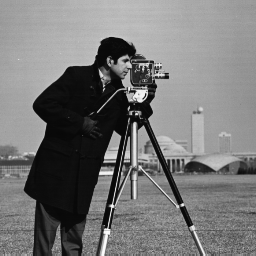
%> input picture Assignment 1/Lisa/Task_10/Cameraman.tiff, 256 x 256 px, given in place of cameraman.tif, which was not available
$ octave script10.m   (GNU Octave 9; MATLAB toolbox functions it lacks are replaced by stand-ins)
%> lines starting %> are read from the running program, lines starting %| are printed output that depends on the picture; in (x1, y1, x2, y2) boxes, pixels count from 0 and x2, y2 are one past the last pixel; in counts of white or black regions, pixels touching at a corner belong together; the program's own positions count from 1; pictures that were not available may be replaced by others from this repository, and a replacement may not be noted
I = imread('cameraman.tif');
%> I is the input picture: size 256x256 uint8; min 7, max 253, mean 118.7
imshow(I);
close
BW1 = edge(I,'Canny');
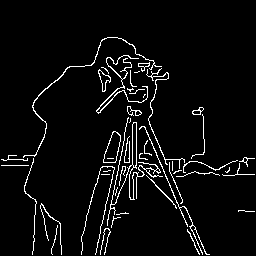
%> BW1: size 256x256 logical; 4.7% white in thin lines or dots, all inside (x1, y1, x2, y2) = (1, 37, 255, 255)
imshow(BW1);
close
[H,T,R] = hough(BW1);
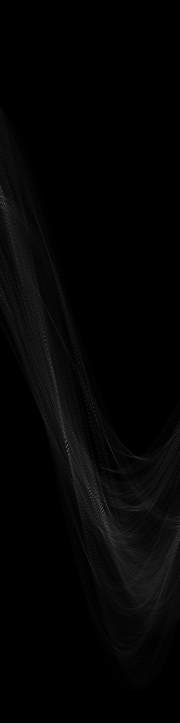
%> H: size 723x180 double; min 0, max 107, mean 4.3
%> T = 180 values from -90 to 89; R = 723 values from -361 to 361

t = (graythresh(H) * max(max(H)));
%> t = 53.29

for r_idx = 1:length(H)
    for c_idx = 1:length(H(1,:))
        if H(r_idx, c_idx) < t
            H(r_idx, c_idx) = 0;
        end
    end
end

imshow(imadjust(H),'XData',T,'YData',R,...
      'InitialMagnification', 'fit');
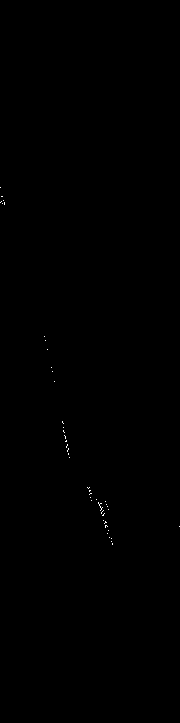
%> displayed picture: size 723x180, on the screen's scale of 0 to 255; 0.07% white in thin lines or dots, all inside (x1, y1, x2, y2) = (0, 187, 180, 545)
title('Hough transform of gantrycrane.png');
xlabel('\theta'), ylabel('\rho');
close

peaks = houghpeaks(H, 156); % is already sorted
%> peaks = 20 rows, first 12: [446 68; 508 103; 341 46; 498 91; 204 5; 433 65; 455 69; 489 89; 524 105; 197 2; 507 108; 422 63]
P_5 = peaks(1:5,:);
%> P_5 = [446 68; 508 103; 341 46; 498 91; 204 5]


imshow(H,[],'XData',T,'YData',R,'InitialMagnification','fit');
xlabel('\theta'), ylabel('\rho');
axis on, axis normal, hold on;
plot(T(P_5(:,2)),R(P_5(:,1)),'s','color','red');
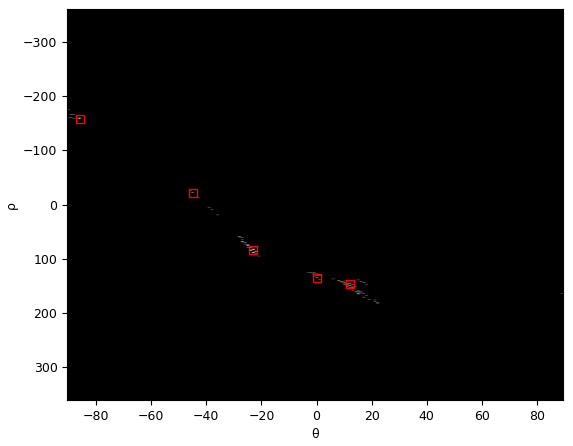
%> figure redrawn from the program's plot data

$ run again, with Assignment 1/Lisa/Task_10/HeadTool0002.bmp saved as Assignment 1/Lisa/Task_10/Cameraman.tiff
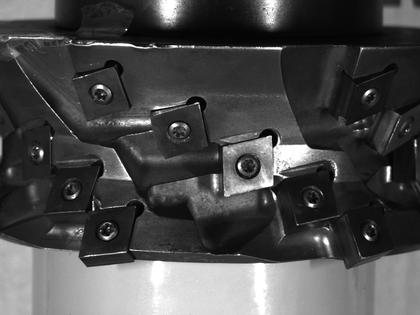
%> input picture Assignment 1/Lisa/Task_10/HeadTool0002.bmp, 420 x 315 px, shrunk from 1280 x 960 before the run, given in place of cameraman.tif, which was not available
%> I is the input picture: size 315x420 uint8; min 0, max 255, mean 74.4
%> BW1: size 315x420 logical; 4.8% white in thin lines or dots, all inside (x1, y1, x2, y2) = (1, 1, 419, 269)
%> `[H,T,R] = hough(BW1);`:
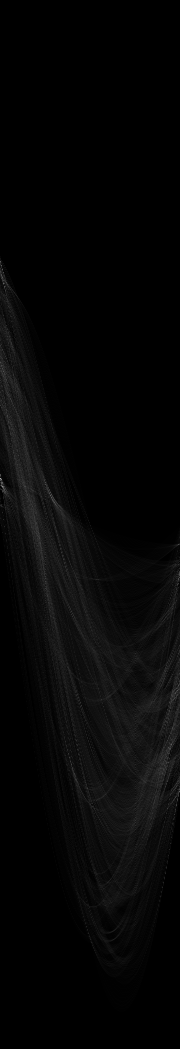
%> H: size 1049x180 double; min 0, max 171, mean 6
%> T = 180 values from -90 to 89; R = 1049 values from -524 to 524
%> t = 85.16
%> peaks = [479 1; 284 4; 496 51; 745 172; 488 4; 792 180]
%> P_5 = [479 1; 284 4; 496 51; 745 172; 488 4]
%> `plot(T(P_5(:,2)),R(P_5(:,1)),'s','color','red');`:
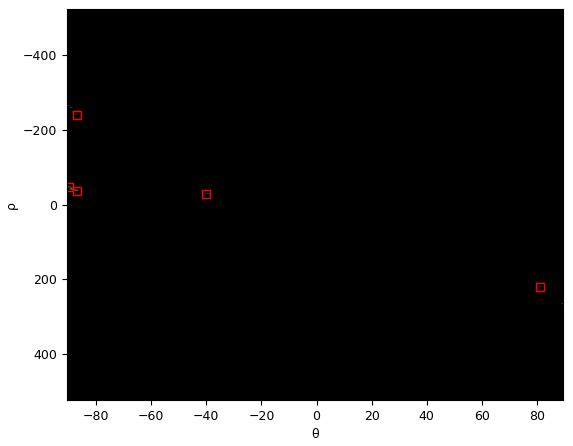
%> figure redrawn from the program's plot data
